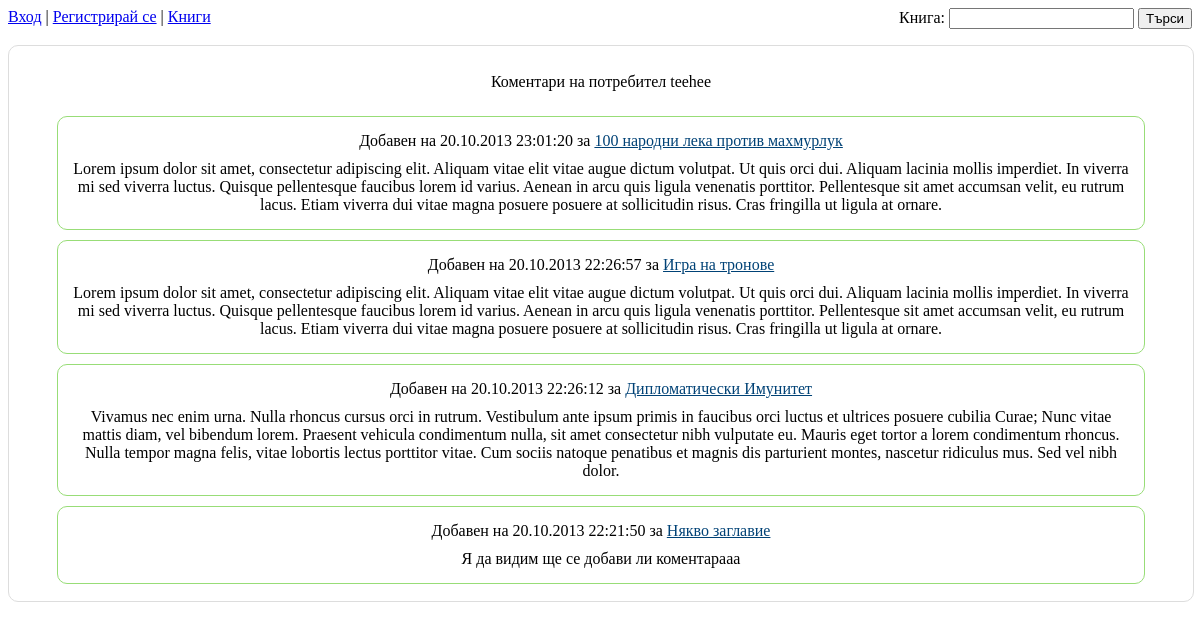
Screenshot of /user_messages.php?userID=1 with the database file from the repository.
### tables this page shows
CREATE TABLE `users` (
  `user_id` int(11) NOT NULL AUTO_INCREMENT,
  `username` varchar(50) NOT NULL,
  `password` varchar(50) NOT NULL,
  PRIMARY KEY (`user_id`),
  UNIQUE KEY `user_id_UNIQUE` (`user_id`),
  UNIQUE KEY `username_UNIQUE` (`username`)
);

CREATE TABLE `books` (
  `book_id` int(11) NOT NULL AUTO_INCREMENT,
  `book_title` varchar(250) NOT NULL,
  `msg_count` int(11) DEFAULT '0',
  PRIMARY KEY (`book_id`),
  UNIQUE KEY `book_id_UNIQUE` (`book_id`)
);

CREATE TABLE `messages` (
  `msg_id` int(11) NOT NULL AUTO_INCREMENT,
  `msg_body` text NOT NULL,
  `msg_datetime` datetime NOT NULL,
  PRIMARY KEY (`msg_id`),
  UNIQUE KEY `msg_id_UNIQUE` (`msg_id`)
);

### user_messages.php (the view, shortened to what this page needs)
<?php
include 'includes' . DIRECTORY_SEPARATOR . 'header.php';
if (isset($_GET['userID'])) {
    $userID = (int)$_GET['userID'];
    $query = 'SELECT books.book_id, books.book_title, messages.msg_id, messages.msg_body, messages.msg_datetime, users.user_id, users.username FROM books
              LEFT JOIN books_messages ON books.book_id = books_messages.book_id
              LEFT JOIN messages ON books_messages.msg_id = messages.msg_id
              LEFT JOIN users_messages ON messages.msg_id = users_messages.msg_id
              LEFT JOIN users ON users_messages.user_id = users.user_id
              WHERE users.user_id = ' . $userID . '
              ORDER BY msg_datetime DESC';
    $result = mysqli_query($connection, $query);
    if ($result) {
        if (mysqli_num_rows($result) > 0) {
            $row = mysqli_fetch_assoc($result);
            $username = $row['username'];
            mysqli_data_seek($result, 0);
            ?>
            <ul id="nav">
                <li class="wrap">
                    <div id="comments">Коментари на потребител <?= $username ?></div>
                    <ul>
                        <?php
                        while ($row = mysqli_fetch_assoc($result)) {
                            $date = strtotime($row['msg_datetime']);
                            $date = date("d.m.Y H:i:s", $date);
                            ?>
                            <div class="messageWrap">
                                <div>Добавен на <?= $date ?> за <a style="color: #004276;"
                                                                   href="books.php?bookID= <?= $row['book_id'] ?>"><?= $row['book_title'] ?></a>
                                </div>
                                <div><?= $row['msg_body'] ?></div>
                            </div>
                        <?php
                        }
                        ?>
                    </ul>
                </li>
            </ul>
        <?php
        }
        else {
            echo 'Потребителята няма побликувани коментари!';
        }
    }
}
include 'includes' . DIRECTORY_SEPARATOR . 'footer.php';

### css/styles.css (style rules this page uses)
html, ul, li, a, div { font-family: Verdana; margin: 0; padding: 0; }
#nav:before { content:""; display:table; clear:both; }
#nav { margin-top: 5px; list-style:none; margin-bottom:10px; width:100%; }
#nav > li { width: 100%; padding-top:7px; padding-bottom: 7px; text-align: center; border: 1px solid #ddd; border-radius: 10px; margin-bottom: 5px; }
#comments { padding: 20px; margin-bottom: 5px; }
.messageWrap { padding: 10px; border: 1px solid #98dd77; margin-bottom: 10px; width: 90%; margin-left: auto; margin-right: auto; border-radius: 10px; }
.messageWrap div { padding: 5px; }
.messageWrap div a { color: #004276; }

### rows the page displays
users: username "teehee"
books: messages.msg_datetime "20.10.2013 23:01:20", book_title "100 народни лека против махмурлук", messages.msg_body "Lorem ipsum dolor sit amet, consectetur adipiscing elit. Aliquam vitae elit vitae augue dictum volutpat. Ut quis orci dui. Aliquam lacinia mollis imperdiet. In viverra mi sed viverra luctus. Quisque pellentesque faucibus lorem id varius. Aenean in arcu quis ligula venenatis porttitor. Pellentesque sit amet accumsan velit, eu rutrum lacus. Etiam viverra dui vitae magna posuere posuere at sollicitudin risus. Cras fringilla ut ligula at ornare."
books: messages.msg_datetime "20.10.2013 22:26:57", book_title "Игра на тронове", messages.msg_body "Lorem ipsum dolor sit amet, consectetur adipiscing elit. Aliquam vitae elit vitae augue dictum volutpat. Ut quis orci dui. Aliquam lacinia mollis imperdiet. In viverra mi sed viverra luctus. Quisque pellentesque faucibus lorem id varius. Aenean in arcu quis ligula venenatis porttitor. Pellentesque sit amet accumsan velit, eu rutrum lacus. Etiam viverra dui vitae magna posuere posuere at sollicitudin risus. Cras fringilla ut ligula at ornare."
books: messages.msg_datetime "20.10.2013 22:26:12", book_title "Дипломатически Имунитет", messages.msg_body "Vivamus nec enim urna. Nulla rhoncus cursus orci in rutrum. Vestibulum ante ipsum primis in faucibus orci luctus et ultrices posuere cubilia Curae; Nunc vitae mattis diam, vel bibendum lorem. Praesent vehicula condimentum nulla, sit amet consectetur nibh vulputate eu. Mauris eget tortor a lorem condimentum rhoncus. Nulla tempor magna felis, vitae lobortis lectus porttitor vitae. Cum sociis natoque penatibus et magnis dis parturient montes, nascetur ridiculus mus. Sed vel nibh dolor."
books: messages.msg_datetime "20.10.2013 22:21:50", book_title "Някво заглавие", messages.msg_body "Я да видим ще се добави ли коментарааа"
